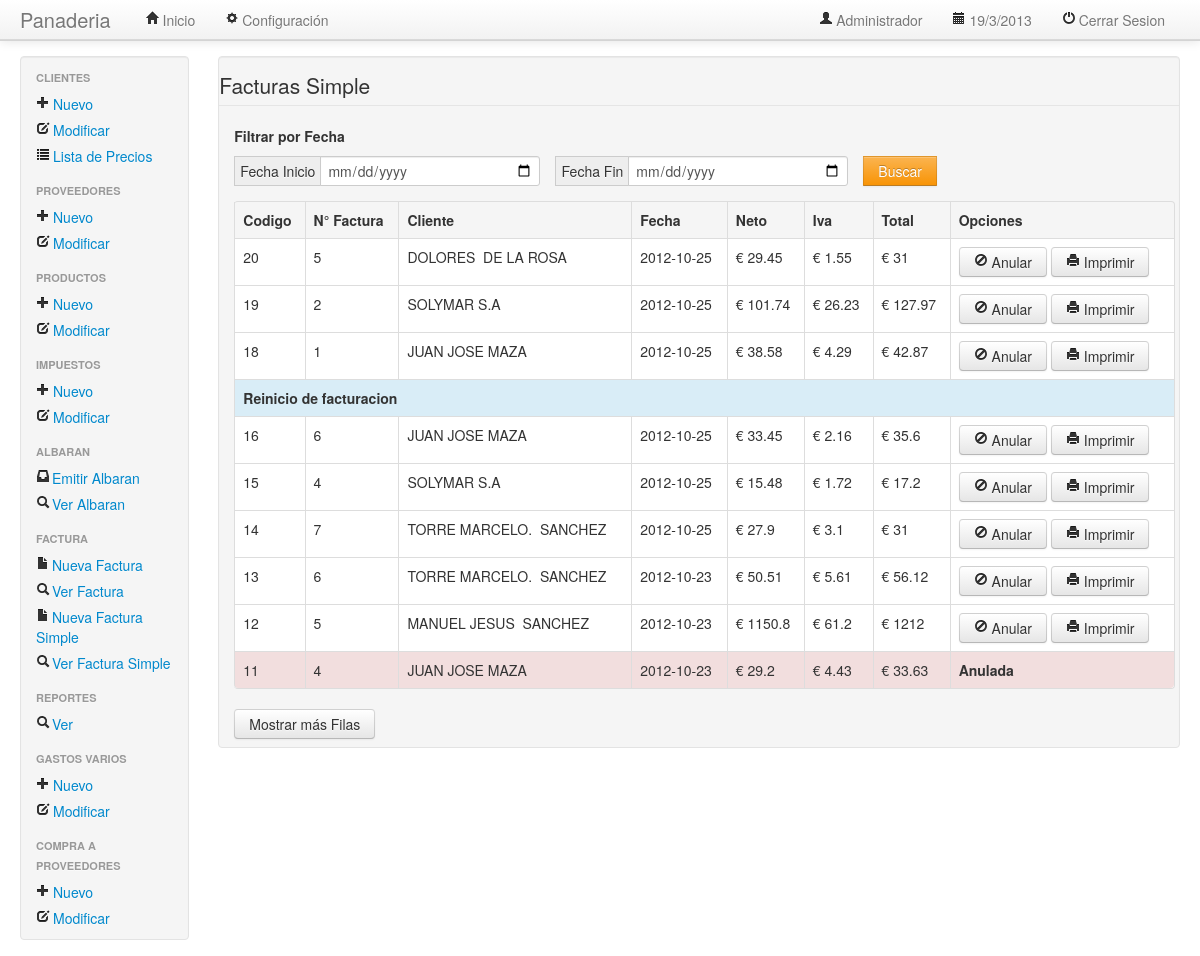
/main.php?iu=modtablafacturasimple.php&mdir=negocios&dir=facturasimple (signed in), run on the app's committed database.
### tables this page shows
CREATE TABLE `facturasimple` (
  `idfacturasimple` bigint(20) NOT NULL AUTO_INCREMENT,
  `numerofacturasimple` bigint(20) NOT NULL,
  `idcliente` bigint(20) NOT NULL,
  `fecha` date NOT NULL,
  `totalneto` float NOT NULL,
  `totaliva` float NOT NULL,
  `total` float NOT NULL,
  `anulada` int(11) NOT NULL,
  PRIMARY KEY (`idfacturasimple`)
);

CREATE TABLE `cliente` (
  `idcliente` bigint(10) NOT NULL AUTO_INCREMENT,
  `nombre` varchar(50) NOT NULL,
  `apellido` varchar(50) DEFAULT NULL,
  `cuit` varchar(50) NOT NULL DEFAULT '',
  `dni` varchar(50) NOT NULL,
  `email` varchar(100) DEFAULT NULL,
  `iddomicilio` bigint(10) NOT NULL,
  `2apellido` varchar(50) DEFAULT NULL,
  PRIMARY KEY (`idcliente`)
);

### controlador/redirect.php (called while the page is built, shortened)
<?php
function validarSesion() {
    $session = NULL;
    if (isset($_SESSION['admin'])) {
        $session = "main.php";
    } else {
        $session = "mainusr.php";
    }
    return $session;
}
?>

### negocios/cliente/clienteonfactura.php (called while the page is built, shortened)
<?php
function select_nombre_cliente($id) {
    $query = "SELECT nombre,apellido FROM cliente WHERE idcliente=".$id."";
    $result = mysql_query($query);
$fila = mysql_fetch_assoc($result);
    return $fila["nombre"]." ".$fila["apellido"];
}
?>

### negocios/facturasimple/modtablafacturasimple.php (the view, shortened to what this page needs)
<?php
include_once (RUTA_ABS . "/negocios/cliente/clienteonfactura.php");
if (isset($_GET['fechai']) && isset($_GET['fechaf'])) {
    $fechainicio = '"' . $_GET['fechai'] . '"';
    $fechafin = '"' . $_GET['fechaf'] . '"';
    $sql_buscar = "SELECT * FROM facturasimple WHERE fecha BETWEEN $fechainicio AND $fechafin";
    $result_buscar = mysql_query($sql_buscar);
    if (!$result_buscar) {
        echo "No pudo ejecutarse satisfactoriamente la consulta ($sql) " .
        "en la BD: " . mysql_error();
        exit;
    }
    ?>
    <legend>Facturas Simple</legend>
    <div class="input-prepend">
        <h5 style="margin-left: 15px ;">Filtrar por Fecha</h5>
        <span style="margin-left: 15px ;" class="add-on">Fecha Inicio</span><input id="fechai" type="date">
        <span style="margin-left: 15px ;" class="add-on">Fecha Fin</span><input id="fechaf" type="date">
        <button style="margin-left: 15px ;" class="btn btn-warning" onclick="window.open('<?php echo validarSesion(); ?>?iu=modtablafacturasimple.php&mdir=negocios&dir=facturasimple&fechai='+fechai.value+'&fechaf='+fechaf.value+'','_self');">Buscar</button>
    </div>
    <table style="margin: 15px 0px 0px 15px; width: 98%;" class="table table-bordered">
        <tr>
            <th style="font-weight: bold;">
                Codigo
            </th>
            <th style="font-weight: bold;">
                N° Factura
            </th>
            <th style="font-weight: bold;">
                Cliente
            </th>
            <th style="font-weight: bold;">
                Fecha
            </th>
            <th style="font-weight: bold;">
                Neto
            </th>
            <th style="font-weight: bold;">
                Iva
            </th>
            <th style="font-weight: bold;">
                Total
            </th>
            <th style="font-weight: bold;">
                Opciones
            </th>
        </tr>
        <tbody style="background-color: #ffffff;">
            <?php while ($fila = mysql_fetch_assoc($result_buscar)) { ?>
                <?php
                if ($fila['fecha'] != "0000-00-00") {
                    if ($fila['anulada'] == 1) {
                        echo '<tr class="error">';
                        $flag = true;
                    } else {
                        echo '<tr>';
                        $flag = false;
                    }
                    ?>
                <td>
                    <?php echo $fila['idfacturasimple']; ?>
                </td>
                <td>
                    <?php echo $fila['numerofacturasimple']; ?>
                </td>
                <td>
                    <?php echo select_nombre_cliente($fila['idcliente']); ?>
                </td>
                <td>
                    <?php echo $fila['fecha']; ?>
                </td>
                <td>
                    € <?php echo $fila['totalneto']; ?>
                </td>
                <td>
                    € <?php echo $fila['totaliva']; ?>
                </td>
                <td>
                    € <?php echo $fila['total']; ?>
                </td>
                <td>
                    <?php if ($flag == false) { ?>
                        <a class="btn" onclick="if(confirm('¿Esta seguro de que desea anular esta factura?\nRecuerde, que se anulara permanentemente.')){window.open('facturasimple/anular.php?id='+<?php echo $fila['idfacturasimple'] ?>+'','_self')}" class="btn" ><i class="icon-ban-circle"></i> Anular</a>
                        <a class="btn" href="facturasimple/Imprimirfacturasimple.php?idfact=<?php echo $fila['idfacturasimple']; ?>" ><i class="icon-print"></i> Imprimir</a>
                        <?php
                    } else {
                        echo "<strong>Anulada</strong>";
                    }
                    ?>
                </td>
            </tr>
        <?php } else { ?>
            <tr class="info">
                <td colspan="8"><strong>Reinicio de facturacion</strong></td>
            </tr>
        <?php } ?>
    <?php } ?>
    </tbody>
    </table>
    </br>
    <?php if (isset($limit)) { ?>
        <a class="btn" style="margin-left: 15px;" href=<?php echo validarSesion()."?iu=modtablafacturasimple.php&mdir=negocios&dir=facturasimple&limit=" . $limit; ?>>Mostrar más Filas</a>
    <?php } else { ?>
        <a class="btn" style="margin-left: 15px;" href=<?php echo validarSesion()."?iu=modtablafacturasimple.php&mdir=negocios&dir=facturasimple&limit=10"; ?>>Mostrar más Filas</a>
    <?php }  ?>
    <?php
} else {
    $limit = 10;
    if (isset($_GET['limit'])) {
        $limit = $_GET['limit'] + 10;
        $query = "SELECT * FROM facturasimple ORDER BY idfacturasimple DESC LIMIT $limit";
    } else {
        $query = "SELECT * FROM facturasimple ORDER BY idfacturasimple DESC LIMIT $limit";
    }
    $result = mysql_query($query);
    ?>
    <legend>Facturas Simple</legend>
    <div class="input-prepend">
        <h5 style="margin-left: 15px ;">Filtrar por Fecha</h5>
        <span style="margin-left: 15px ;" class="add-on">Fecha Inicio</span><input id="fechai" type="date">
        <span style="margin-left: 15px ;" class="add-on">Fecha Fin</span><input id="fechaf" type="date">
        <button style="margin-left: 15px ;" class="btn btn-warning" onclick="window.open('<?php echo validarSesion(); ?>?iu=modtablafacturasimple.php&mdir=negocios&dir=facturasimple&fechai='+fechai.value+'&fechaf='+fechaf.value+'','_self');">Buscar</button>
    </div>
    <table style="margin: 15px 0px 0px 15px; width: 98%;" class="table table-bordered">
        <tr>
            <th style="font-weight: bold;">
                Codigo
            </th>
            <th style="font-weight: bold;">
                N° Factura
            </th>
            <th style="font-weight: bold;">
                Cliente
            </th>
            <th style="font-weight: bold;">
                Fecha
            </th>
            <th style="font-weight: bold;">
                Neto
            </th>
            <th style="font-weight: bold;">
                Iva
            </th>
            <th style="font-weight: bold;">
                Total
            </th>
            <th style="font-weight: bold;">
                Opciones
            </th>
        </tr>
        <tbody style="background-color: #ffffff;">
    <?php while ($fila = mysql_fetch_assoc($result)) { ?>
                <?php
                if ($fila['fecha'] != "0000-00-00") {
                    if ($fila['anulada'] == 1) {
                        echo '<tr class="error">';
                        $flag = true;
                    } else {
                        echo '<tr>';
                        $flag = false;
                    }
                    ?>
                <td>
                    <?php echo $fila['idfacturasimple']; ?>
                </td>
                <td>
            <?php echo $fila['numerofacturasimple']; ?>
                </td>
                <td>
            <?php echo select_nombre_cliente($fila['idcliente']); ?>
                </td>
                <td>
            <?php echo $fila['fecha']; ?>
                </td>
                <td>
                    € <?php echo $fila['totalneto']; ?>
                </td>
                <td>
                    € <?php echo $fila['totaliva']; ?>
                </td>
                <td>
                    € <?php echo $fila['total']; ?>
                </td>
                <td>
            <?php if ($flag == false) { ?>
                        <a class="btn" onclick="if(confirm('¿Esta seguro de que desea anular esta factura?\nRecuerde, que se anulara permanentemente.')){window.open('facturasimple/anular.php?id='+<?php echo $fila['idfacturasimple'] ?>+'','_self')}" class="btn" ><i class="icon-ban-circle"></i> Anular</a>
                        <a class="btn" href="facturasimple/Imprimirfacturasimple.php?idfact=<?php echo $fila['idfacturasimple']; ?>" ><i class="icon-print"></i> Imprimir</a>
                <?php
            } else {
                echo "<strong>Anulada</strong>";
            }
            ?>
                </td>
            </tr>
        <?php } else { ?>
            <tr class="info">
                <td colspan="8"><strong>Reinicio de facturacion</strong></td>
            </tr>
        <?php } ?>
    <?php } ?>
    </tbody>
    </table>
    <?php if (isset($limit)) { ?>
        <a class="btn" style="margin-left: 15px;" href=<?php echo validarSesion()."?iu=modtablafacturasimple.php&mdir=negocios&dir=facturasimple&limit=" . $limit; ?>>Mostrar más Filas</a>
    <?php } else { ?>
        <a class="btn" style="margin-left: 15px;" href=<?php echo validarSesion()."?iu=modtablafacturasimple.php&mdir=negocios&dir=facturasimple&limit=10"; ?>>Mostrar más Filas</a>
    <?php }  ?>
<?php }  ?>

### data on the page
facturasimple: idfacturasimple "20", numerofacturasimple "5", idcliente.apellido "DOLORES DE LA ROSA", fecha "2012-10-25", totalneto "29.45", totaliva "1.55", total "31", anulada 0 (drawn)
facturasimple: idfacturasimple "19", numerofacturasimple "2", idcliente.apellido "SOLYMAR S.A", fecha "2012-10-25", totalneto "101.74", totaliva "26.23", total "127.97", anulada 0 (drawn)
facturasimple: idfacturasimple "18", numerofacturasimple "1", idcliente.apellido "JUAN JOSE MAZA", fecha "2012-10-25", totalneto "38.58", totaliva "4.29", total "42.87", anulada 0 (drawn)
facturasimple: fecha "Reinicio de facturacion"
facturasimple: idfacturasimple "16", numerofacturasimple "6", idcliente.apellido "JUAN JOSE MAZA", fecha "2012-10-25", totalneto "33.45", totaliva "2.16", total "35.6", anulada 0 (drawn)
facturasimple: idfacturasimple "15", numerofacturasimple "4", idcliente.apellido "SOLYMAR S.A", fecha "2012-10-25", totalneto "15.48", totaliva "1.72", total "17.2", anulada 0 (drawn)
facturasimple: idfacturasimple "14", numerofacturasimple "7", idcliente.apellido "TORRE MARCELO. SANCHEZ", fecha "2012-10-25", totalneto "27.9", totaliva "3.1", total "31", anulada 0 (drawn)
facturasimple: idfacturasimple "13", numerofacturasimple "6", idcliente.apellido "TORRE MARCELO. SANCHEZ", fecha "2012-10-23", totalneto "50.51", totaliva "5.61", total "56.12", anulada 0 (drawn)
facturasimple: idfacturasimple "12", numerofacturasimple "5", idcliente.apellido "MANUEL JESUS SANCHEZ", fecha "2012-10-23", totalneto "1150.8", totaliva "61.2", total "1212", anulada 0 (drawn)
facturasimple: idfacturasimple "11", numerofacturasimple "4", idcliente.apellido "JUAN JOSE MAZA", fecha "2012-10-23", totalneto "29.2", totaliva "4.43", total "33.63", anulada "Anulada"
